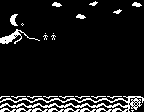

Tiled map render using the project's own tile images. Description and the whole map definition, tile-layer contents included, below:
An orthogonal 18x28 tile map with 8x4 px tiles, 1 tile layer (Capa de Patrones 1).

<map version="1.2" tiledversion="1.2.4" orientation="orthogonal" renderorder="right-down" width="18" height="28" tilewidth="8" tileheight="4" infinite="0" nextlayerid="2" nextobjectid="1">
 <tileset firstgid="1" source="patrones8x4.tsx" />
 <layer id="1" name="Capa de Patrones 1" width="18" height="28">
  <data encoding="csv">
141,141,141,141,141,141,163,164,141,141,141,183,184,141,141,141,163,164,
141,141,141,141,141,141,173,174,141,141,141,193,194,141,141,141,173,174,
141,141,141,141,141,141,141,141,141,141,141,141,141,141,183,184,141,141,
141,9,10,141,141,141,141,141,141,163,164,141,141,141,193,194,141,141,
141,19,20,141,141,141,141,141,141,173,174,141,141,141,141,141,141,141,
141,29,30,141,141,141,141,141,141,141,141,141,141,141,141,141,141,141,
141,39,40,141,141,141,141,141,141,141,141,141,141,141,141,141,141,141,
141,5,6,7,141,141,141,141,141,141,141,141,141,141,141,141,141,141,
141,15,16,17,141,8,8,141,141,141,37,141,141,141,141,141,141,141,
24,25,26,27,28,18,18,141,141,141,141,141,141,141,141,141,141,141,
34,35,36,37,38,141,141,141,141,141,141,141,141,141,141,141,141,141,
141,141,141,141,141,141,141,141,141,141,141,141,141,141,141,141,141,141,
141,141,141,141,141,141,141,141,141,141,141,141,141,141,141,141,141,141,
141,141,141,141,141,141,141,141,141,141,141,141,141,141,141,141,141,141,
141,141,141,141,141,141,141,141,141,141,141,141,141,141,141,141,141,141,
141,141,141,141,141,141,141,141,141,141,141,141,141,141,141,141,141,141,
141,141,141,141,141,141,141,141,141,141,141,141,141,141,141,141,141,141,
141,141,141,141,141,141,141,141,141,141,141,141,141,141,141,141,141,141,
141,141,141,141,141,141,141,141,141,141,141,141,141,141,141,141,141,141,
141,141,141,141,141,141,141,141,141,141,141,141,141,141,141,141,141,141,
141,141,141,141,141,141,141,141,141,141,141,141,141,141,141,141,141,141,
141,141,141,141,141,141,141,141,141,141,141,141,141,141,141,141,141,141,
141,141,141,141,141,141,141,141,141,141,141,141,141,141,141,141,141,141,
141,141,141,141,141,141,141,141,141,141,141,141,141,141,141,141,141,141,
1,2,1,2,1,2,1,2,1,2,1,2,1,2,1,2,47,48,
11,12,11,12,11,12,11,12,11,12,11,12,11,12,11,12,57,58,
21,22,21,22,21,22,21,22,21,22,21,22,21,22,21,22,67,68,
31,32,31,32,31,32,31,32,31,32,31,32,31,32,31,32,77,78
</data>
 </layer>
</map>
